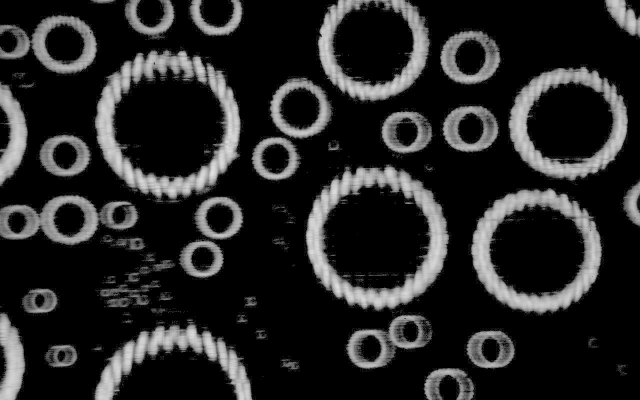
#> input picture 123split/input for drops.jpg, 1280 x 800 px, given in place of split.jpg, which was not available (shown at 1/2 size)
$ python SharpANDgamma.py
#> lines starting #> are read from the running program, lines starting #| are printed output that depends on the picture; pictures that were not available may be replaced by others from this repository, and a replacement may not be noted
#> further down, image is the input picture: shape (800, 1280); min 0, max 225, mean 38.6
import cv2 as cv2
import numpy as np

def unsharp_mask(image, kernel_size=(9, 9), sigma=2.0, amount=2.0, threshold=0):
    """Return a sharpened version of the image, using an unsharp mask."""
#> called with kernel_size = (9, 9), sigma = 2, amount = 2, threshold = 0
    blurred = cv2.GaussianBlur(image, kernel_size, sigma)
    sharpened = float(amount + 1) * image - float(amount) * blurred
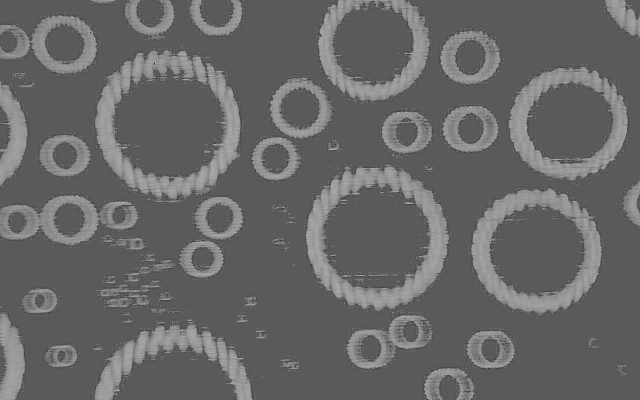
#> sharpened: shape (800, 1280) float64 (shown at 1/2 size); min -269, max 490, mean 38.6; drawn with min black and max white
    sharpened = np.maximum(sharpened, np.zeros(sharpened.shape))
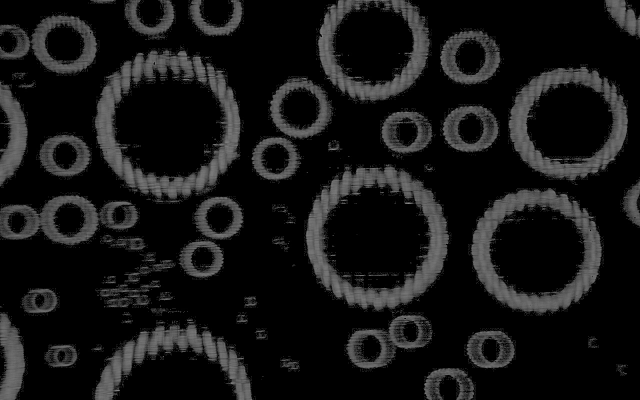
#> sharpened: shape (800, 1280) float64 (shown at 1/2 size); min 0, max 490, mean 42.1; drawn with min black and max white
    sharpened = np.minimum(sharpened, 255 * np.ones(sharpened.shape))
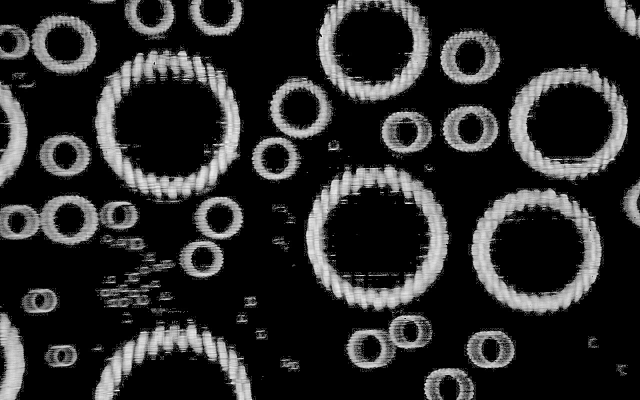
#> sharpened: shape (800, 1280) float64 (shown at 1/2 size); min 0, max 255, mean 42.1
    sharpened = sharpened.round().astype(np.uint8)
    if threshold > 0:
        low_contrast_mask = np.absolute(image - blurred) < threshold
        np.copyto(sharpened, image, where=low_contrast_mask)
    return sharpened

def adjust_gamma(image, gamma=1.0):
#> called with gamma = 3
	invGamma = 1.0 / gamma
	table = np.array([((i / 255.0) ** invGamma) * 255
		for i in np.arange(0, 256)]).astype("uint8")
	return cv2.LUT(image, table)
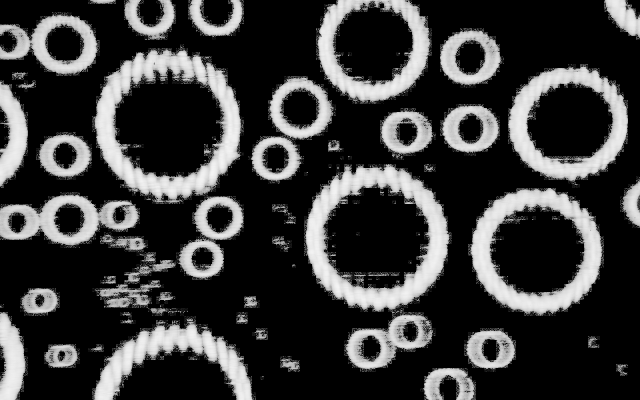
#> returned value: shape (800, 1280) (shown at 1/2 size); min 0, max 244, mean 59

image = cv2.imread('/Users/georgedamoulakis/PycharmProjects/Droplets/split.jpg', cv2.IMREAD_GRAYSCALE);
sharpened_image = unsharp_mask(image)


# [14 lines of commented-out code are left out]
test = adjust_gamma(image, gamma=3.0)
cv2.imwrite('new input for drops.jpg', test)
cv2.imshow("Initial", image)
cv2.imshow("Final", test)
cv2.waitKey(0)
cv2.destroyAllWindows()
